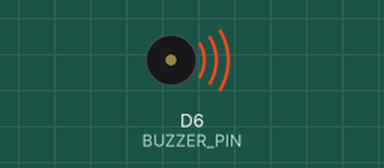
Recording of a program running on a simulated STM32 Nucleo. Parts: buzzer (waves = sounding, pin HIGH). What the program prints to the serial monitor is not drawn.

Above: at 0.2 s.
Timing chart, 0 to 4.6 s (numbered marks = the images above):
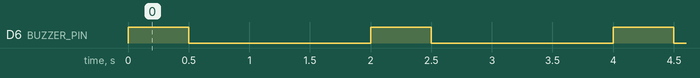

Measured:
- by itself, D6 (BUZZER_PIN): alternates HIGH for 0.50 s and LOW for 1.5 s

The program:

main.cpp
```cpp
#include <Arduino.h>

namespace {
constexpr uint32_t BUZZER_PIN = PB10;  // NUCLEO-F411RE Arduino D6.
constexpr uint32_t SOUND_MS = 500;
constexpr uint32_t QUIET_MS = 1500;
}

void setup() {
  digitalWrite(BUZZER_PIN, LOW);
  pinMode(BUZZER_PIN, OUTPUT);
  digitalWrite(BUZZER_PIN, LOW);
  Serial.setRx(PA3);
  Serial.setTx(PA2);
  Serial.begin(115200);
  Serial.println("BUZZER TEST: D6/PB10, active HIGH, 500ms ON / 1500ms OFF");
}

void loop() {
  Serial.println("BUZZER ON");
  digitalWrite(BUZZER_PIN, HIGH);
  delay(SOUND_MS);
  digitalWrite(BUZZER_PIN, LOW);
  Serial.println("BUZZER OFF");
  delay(QUIET_MS);
}
```
